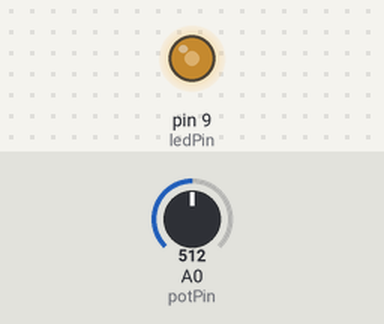
A sketch run on a simulated Arduino Uno, built with avr-gcc and run on an emulated ATmega328P. Parts: output pins drawn as LEDs (lit = HIGH). The inputs (shaded band) are chosen by the test bench; at power-on: A0 (potPin) = 512.

Above: at 1.2 s.
1.3 s: A0 (potPin) set to 716
At 1.8 s:
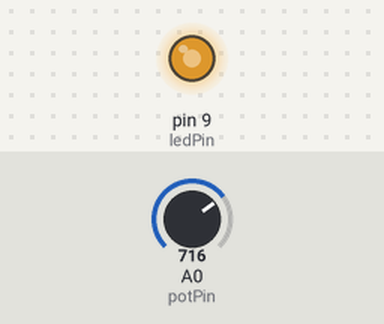
2.8 s: A0 (potPin) set to 900
At 4.0 s:
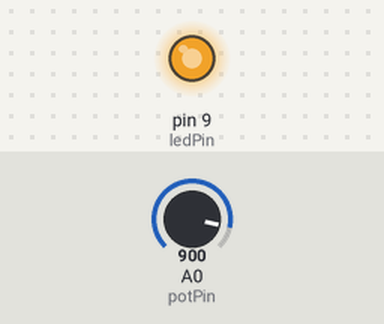
4.3 s: A0 (potPin) set to 122
At 5.3 s:
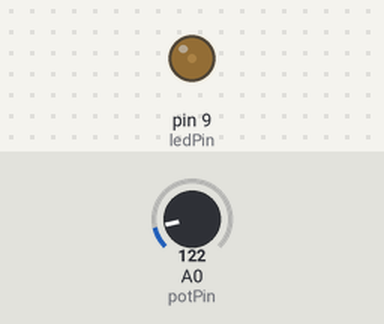
5.8 s: A0 (potPin) set to 0
At 6.5 s:
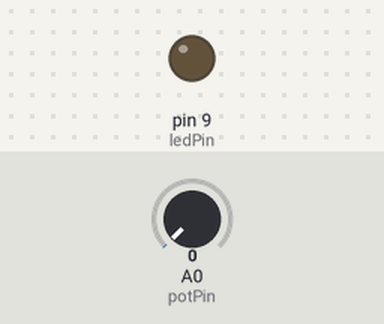
7.3 s: A0 (potPin) set to 511
At 7.6 s:
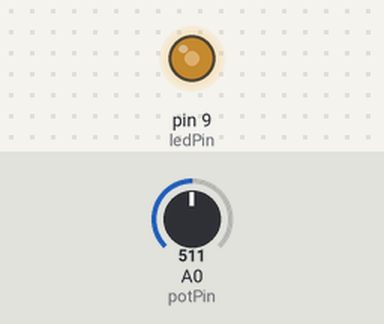
Timing chart, 0 to 9.8 s (numbered marks = the images above; inputs shaded):
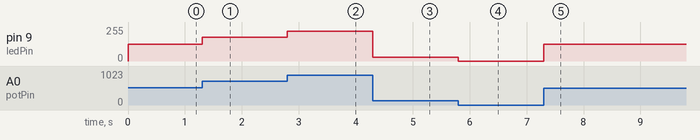

Measured:
- after the input at 1.3 s, pin 9 (ledPin): 127/255 → 178/255 at once
- after the input at 2.8 s, pin 9 (ledPin): 178/255 → 224/255 at once
- after the input at 4.3 s, pin 9 (ledPin): 224/255 → 30/255 at once
- after the input at 5.8 s, pin 9 (ledPin): 30/255 → 0/255 at once
- after the input at 7.3 s, pin 9 (ledPin): 0/255 → 127/255 at once

The sketch:

pot_led.ino
```cpp
int potVal = 0;
int potPin = A0;

int ledPin = 9;
int ledVal = 0;


void setup() {

  Serial.begin(9600);
  pinMode(ledPin, OUTPUT);
}

void loop() {

  potVal = analogRead(potPin);
   ledVal = map(potVal, 1,1023, 0, 255);

  analogWrite(ledPin, ledVal);

}
```
